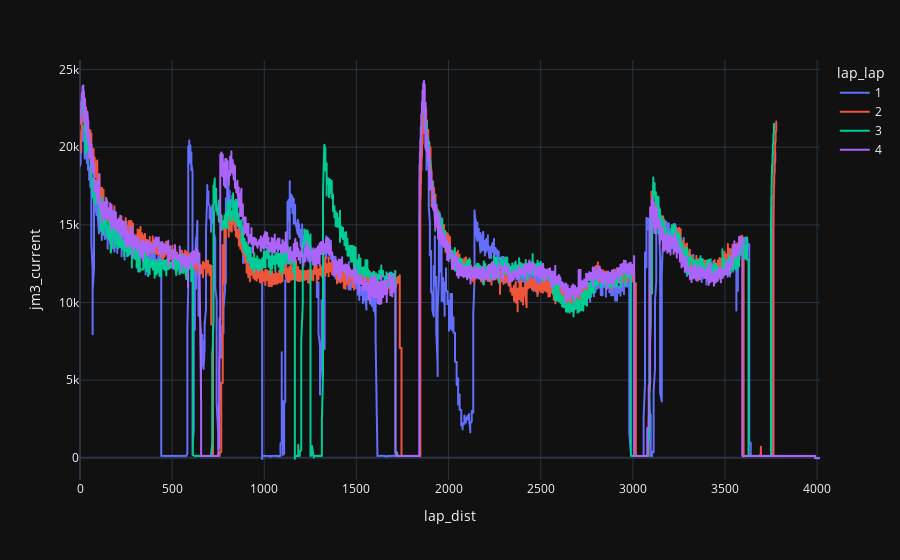

The notebook cell saved with this chart:
### Code cell
# This is the ammount of Instantaneous current measured by Joule Meter at a distance.
# Shows us how entinse and long the burns where
df.plot(x='lap_dist', y='jm3_current', color='lap_lap')

### Figure 1 — Plotly figure (JSON) as saved in the notebook; plotly's stock layout.template omitted (floating-point values rounded to 4 significant figures; data arrays with more than 128 entries replaced by an {"elided": "..."} marker saying what was removed)
{"data": [{"hovertemplate": "lap_lap=1<br>lap_dist=%{x}<br>jm3_current=%{y}<extra></extra>", "legendgroup": "1", "line": {"color": "#636efa", "dash": "solid"}, "marker": {"symbol": "circle"}, "mode": "lines", "name": "1", "showlegend": true, "type": "scattergl", "x": {"elided": "5026 float values"}, "xaxis": "x", "y": {"elided": "5026 int values"}, "yaxis": "y"}, {"hovertemplate": "lap_lap=2<br>lap_dist=%{x}<br>jm3_current=%{y}<extra></extra>", "legendgroup": "2", "line": {"color": "#EF553B", "dash": "solid"}, "marker": {"symbol": "circle"}, "mode": "lines", "name": "2", "showlegend": true, "type": "scattergl", "x": {"elided": "4725 float values"}, "xaxis": "x", "y": {"elided": "4725 int values"}, "yaxis": "y"}, {"hovertemplate": "lap_lap=3<br>lap_dist=%{x}<br>jm3_current=%{y}<extra></extra>", "legendgroup": "3", "line": {"color": "#00cc96", "dash": "solid"}, "marker": {"symbol": "circle"}, "mode": "lines", "name": "3", "showlegend": true, "type": "scattergl", "x": {"elided": "4735 float values"}, "xaxis": "x", "y": {"elided": "4735 int values"}, "yaxis": "y"}, {"hovertemplate": "lap_lap=4<br>lap_dist=%{x}<br>jm3_current=%{y}<extra></extra>", "legendgroup": "4", "line": {"color": "#ab63fa", "dash": "solid"}, "marker": {"symbol": "circle"}, "mode": "lines", "name": "4", "showlegend": true, "type": "scattergl", "x": {"elided": "6943 float values"}, "xaxis": "x", "y": {"elided": "6943 int values"}, "yaxis": "y"}], "layout": {"legend": {"title": {"text": "lap_lap"}, "tracegroupgap": 0}, "margin": {"t": 60}, "xaxis": {"anchor": "y", "domain": [0, 1], "title": {"text": "lap_dist"}}, "yaxis": {"anchor": "x", "domain": [0, 1], "title": {"text": "jm3_current"}}}}
